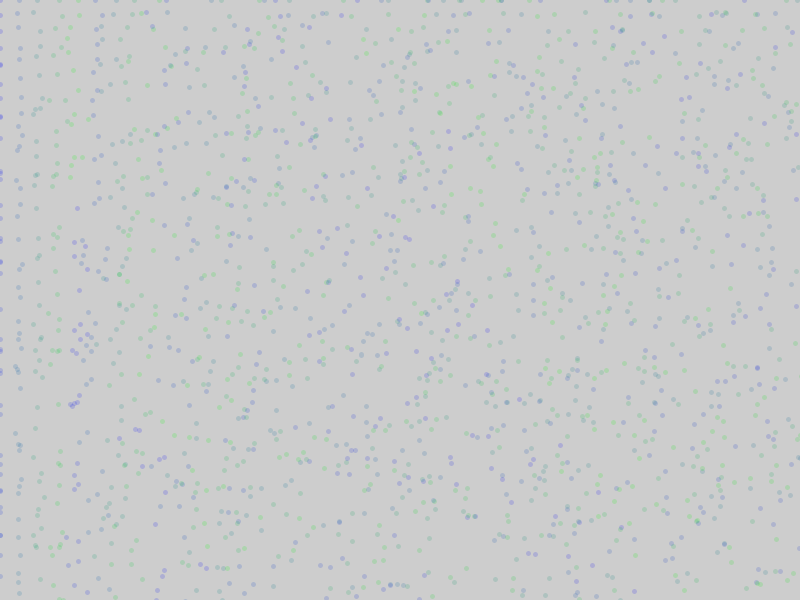
Frame 1 (no input)
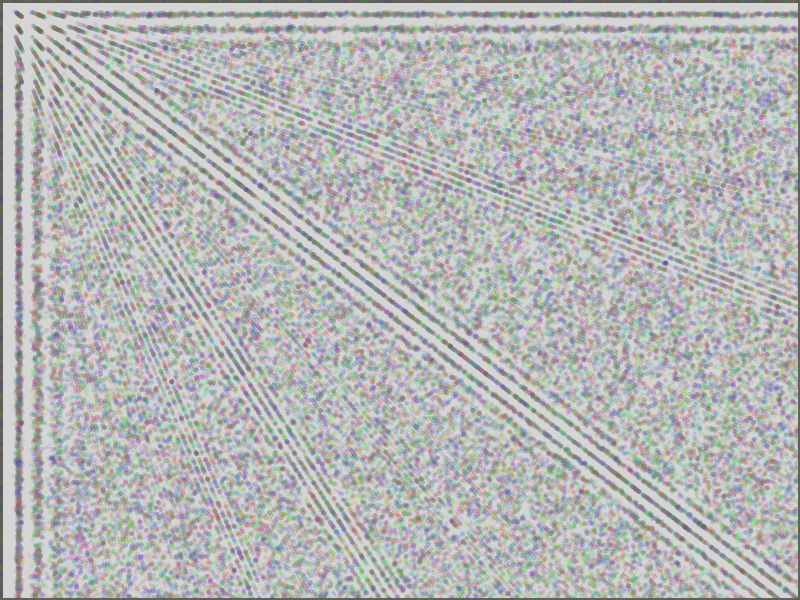
Frame 60 (the mouse pressed at the canvas centre just before this capture)
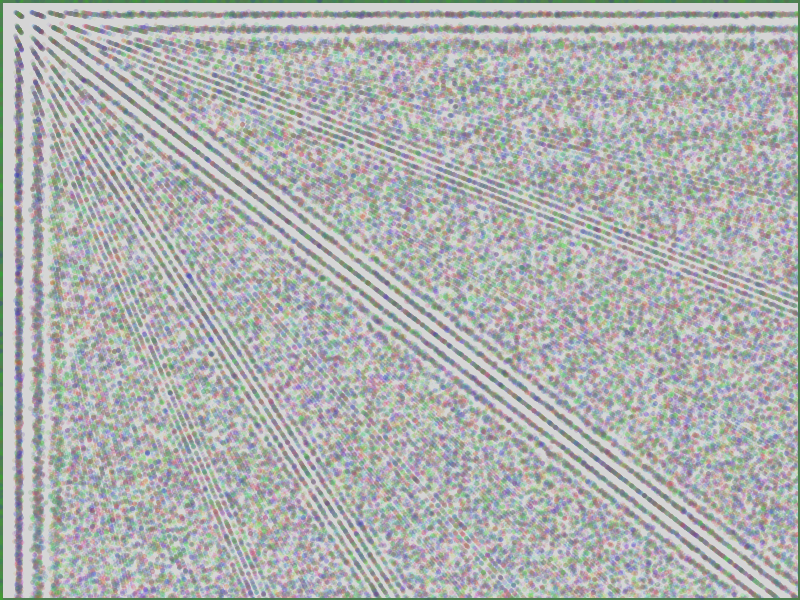
Frame 120 (the mouse held since frame 60 and released just before this capture)

The Processing sketch that drew these frames (run headless with seeded random() and noise(); from frame 60 on, the mouse is pressed at the canvas centre):

// Processing sketch: processing_62730
// ── processing_62730.pde

float Xini,ruidoX,ruidoY;

int w; int h;
int indx = 0;
int [] r = new int[32893];
int [] g = new int[32893];
int [] b = new int[32893];
int suma = 0;  int c = 0;
color micolor;


void setup()
{
  size(800,600);
  w = width; h = height;
  smooth(); noStroke();
  Xini = random(10);
  ruidoX = Xini;
  ruidoY = random(10);
  iniciar();
}

void iniciar()
{
  for(int rr = 0; rr < 255; rr++)
  {
    for( int gg = 0 ; gg < 255; gg++)
    {
      for( int bb = 0; bb < 255; bb++)
      {
        suma = (rr + gg + bb);
        if(suma == 255 && indx < 32894)
        {
          r[indx] = rr; g[indx] = gg; b[indx] = bb;
          
          indx++;
        }
        
      }// end for bb
    }// end for gg
  }// end for RR

}// end iniciar

void draw()
{
  fondo();
  //background(0);
  
  for( int x = 0; x < w;  x+= int(w/60))
  {
    reset();
     ruidoY += 0.71;
    for( int y = 0; y< h; y+= int(h/60))
    {
      ruidoX += 0.71;
    
      dibujar(x, y, noise(ruidoX,ruidoY)); 
    }// end for x
  }// end for y
}// end draw


void dibujar(float x, float y, float fr)
{
   
  micolor = color( r[c],g[c],b[c]);
  stroke(micolor,40); strokeWeight(5);
  x += x * fr;  y += y * fr;
  point(x , y  );  
  
  c++;
  if ( c >= 32893) { c = 0; }
}

void reset()
{
  ruidoX = Xini;
}

void fondo()
{
   fill(255,3);
  rect(0,0,w,h);
}
